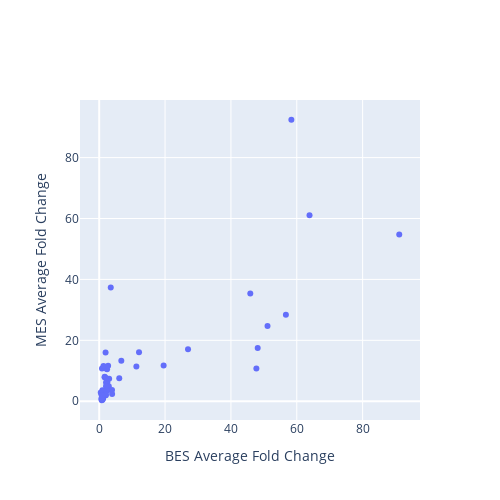

Notebook code for this chart:
### Code cell
# MC MES array
from plotly.subplots import make_subplots
import plotly.graph_objects as go
import plotly.io as pio

fig = make_subplots(
    rows=1,
    cols=1,
    #subplot_titles=["MES vs Main VSG"],
)

scatter = go.Scatter(
    x=merge['BES'],
    y=merge['MES'],
    mode='markers',
    text=list(merge.index.values),
    hoverinfo='text',
    name='scatter',
    showlegend=False,
    # hovertemplate='%{text}'
)
fig.add_trace(scatter, row=1, col=1)

fig.update_layout(
    width=500,
    height=500,
    showlegend=False,
    hovermode='closest',
    xaxis_title="BES Average Fold Change",
    yaxis_title="MES Average Fold Change",
)

# Save as an exportable HTML file
pio.write_html(
    fig,
    file="vsgs_web_server/scatter_plots/BES_vs_MES.html",   # change path/name if you like
    include_plotlyjs="cdn",
    full_html=True,
    auto_open=False,
)
fig

### Figure 1 — Plotly figure (JSON) as saved in the notebook; plotly's stock layout.template omitted (floating-point values rounded to 4 significant figures)
{"data": [{"hoverinfo": "text", "mode": "markers", "name": "scatter", "showlegend": false, "text": ["BDF2_1_KO48", "BDF3_1_KO24", "BET151_1_Drug12h", "BET151_1_Drug24h", "BET151_1_Drug3h", "BET151_1_Drug48h", "BET151_1_Drug6h", "BET151_1_Drug72h", "CAF1b_1_RNAi24", "CFB2_1_RNAi9", "DFO_1_DFO", "DFO_1_DFOFe", "DFO_1_Fe", "DRBD18_1_RNAi12", "H1_1_RNAi96", "H3H4_1_KOH3", "H3H4_1_KOH3J", "H3H4_1_KOH4", "H3H4_1_KOH4J", "H3H4_1_KOJ2", "H3H4_2_KO48", "H3H4_3_KO48", "H3_1_KOH3", "H3_1_KOH3J", "H3_1_KOJ", "IPMK_1_RNAi36", "IPMK_2_RNAi36", "MCMBP_1_KO24", "MCMBP_1_KO48", "PIP5Pase_1_KO", "PIP5Pase_2_D360A_N362A", "PNUTS_1_RNAi48", "RBP10_1_RNAi24", "RBP10_2_RNAi24", "RBP10_3_RNAi24", "RBP33_1_RNAi48", "RBP42_1_KO24", "RBP42_1_KO48", "RBP42_1_KO72", "RNaseH1_1_KO", "RNaseH2A_1_RNAi24", "RNaseH2A_2_RNAi36", "SET27_1_KO", "SET27_1_sKO", "SNF2PH_1_RNAi48", "TFR_1_RNAi24", "TbATR_1_RNAi24", "TbATR_2_RNAi36", "TbESB1_1_RNAi24", "TbESB1_2_KO48", "TbESB1_3_OE24", "TbHAT_1_RNAi48HAT1", "TbHAT_1_RNAi48HAT2", "TbPP1one_1_RNAi24", "TbPP1seven_1_RNAi24", "TbRAP1_1_2SD", "TbRAP1_1_5A", "TbRAP1_1_KO", "TbRAP1_2_dMyb", "TbSAP_1_RNAi72", "VEX1_1_Oe72", "VEX1_2_RNAi72", "VEX1_4_RNAi24", "VEX1_5_RNAi48", "VEX1_6_RNAi72", "VEX1and2_1_RNAi24", "VEX1and2_1_RNAi48", "VEX2_1_RNAi24", "VEX2_1_RNAi48", "ZC3H28_1_RNAi10", "ZC3H28_1_RNAi14", "ZC3H28_1_RNAi16", "ZC3H28_1_RNAi24", "ZC3H40_1_RNAi72", "ZC3H5_2_RNAi12", "ZC3H5_3_RNAi12", "ZC3H5_4_RNAi12", "ZC3H5_5_RNAi12"], "type": "scatter", "x": [1.055, 2.459, 1.0, 0.8629, 1.077, 0.7574, 1.02, 0.851, 3.508, 1.02, 1.004, 1.003, 1.009, 0.9988, 3.919, 1.559, 2.919, 1.0, 1.045, 0.7822, 2.109, 1.94, 2.317, 2.084, 0.8907, 1.016, 1.0, 2.588, 6.715, 51.11, 11.29, 2.397, 1.08, 1.0, 0.9698, 1.299, 1.238, 0.8984, 0.8792, 1.045, 1.577, 1.641, 3.886, 2.021, 1.197, 1.253, 2.423, 12.09, 1.923, 0.6729, 3.02, 0.4706, 0.9664, 45.88, 0.7454, 26.97, 19.57, 56.69, 91.11, 2.707, 6.089, 2.065, 1.276, 1.681, 2.034, 63.86, 58.35, 48.13, 47.73, 0.9916, 0.9377, 0.9282, 0.9158, 1.97, 0.981, 0.9138, 0.9476, 0.6629], "xaxis": "x", "y": [1.429, 6.232, 0.9679, 0.9209, 1.094, 2.66, 1.112, 10.79, 37.36, 2.828, 1.058, 0.9462, 0.979, 0.8353, 2.376, 2.289, 4.952, 0.523, 0.784, 0.3256, 10.76, 15.98, 4.589, 6.133, 1.061, 1.095, 0.8934, 4.769, 13.29, 24.67, 11.41, 10.48, 0.8867, 0.9267, 0.6424, 11.59, 1.321, 1.245, 2.474, 1.07, 2.591, 7.851, 3.699, 1.985, 2.854, 1.423, 3.462, 16.06, 2.084, 2.109, 7.368, 2.875, 3.585, 35.38, 0.5807, 17.07, 11.73, 28.42, 54.78, 11.63, 7.551, 4.931, 3.267, 8.027, 7.644, 61.1, 92.42, 17.47, 10.75, 0.9833, 0.7509, 0.7501, 0.9364, 2.296, 1.132, 1.158, 1.875, 0.9314], "yaxis": "y"}], "layout": {"height": 500, "hovermode": "closest", "showlegend": false, "width": 500, "xaxis": {"anchor": "y", "domain": [0, 1], "title": {"text": "BES Average Fold Change"}}, "yaxis": {"anchor": "x", "domain": [0, 1], "title": {"text": "MES Average Fold Change"}}}}
